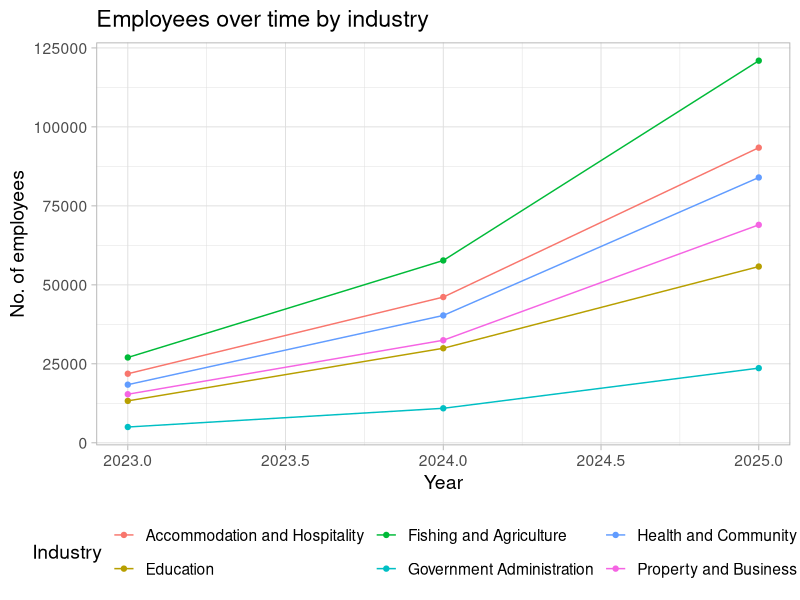
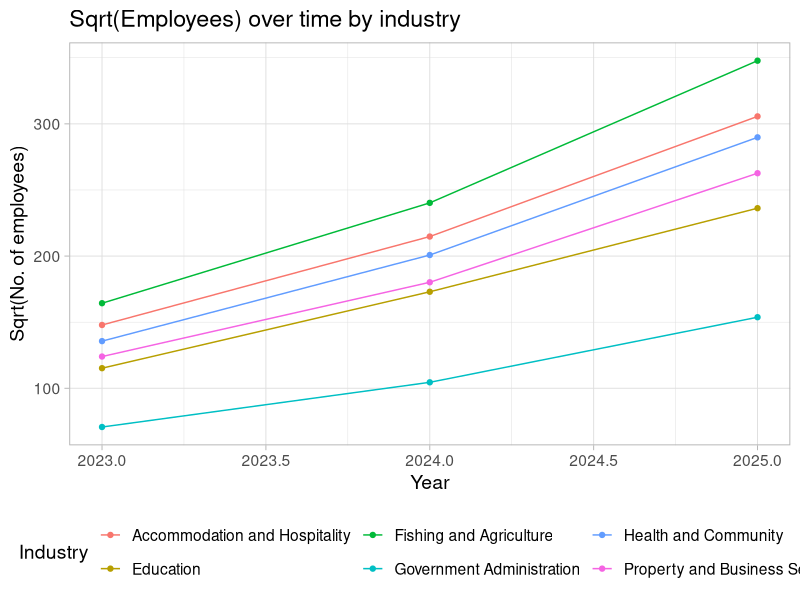
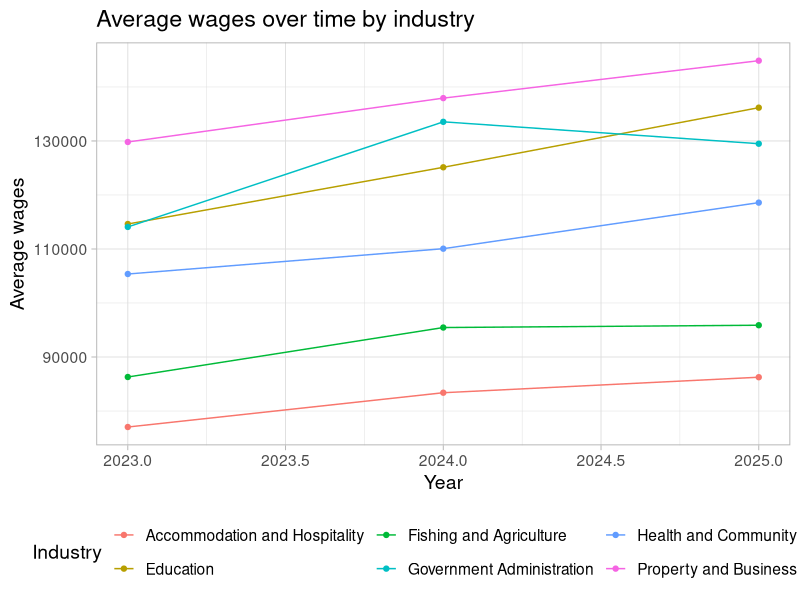
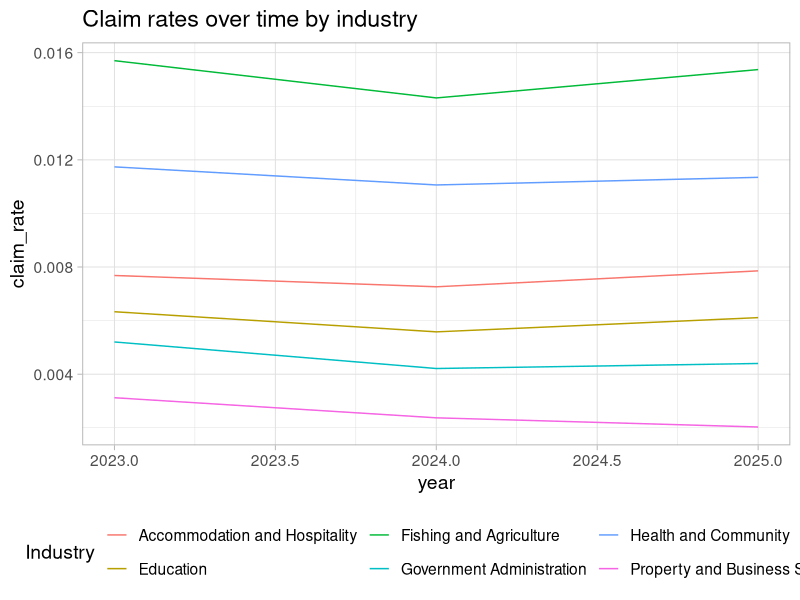
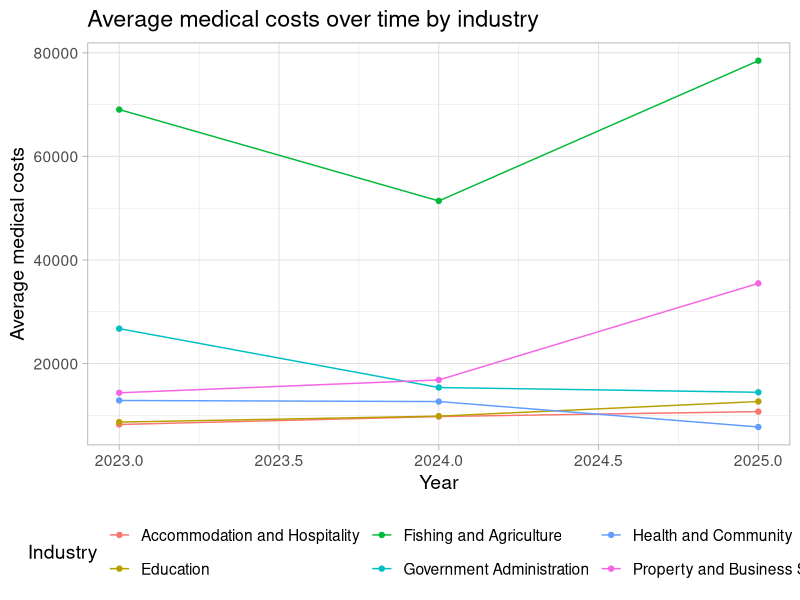
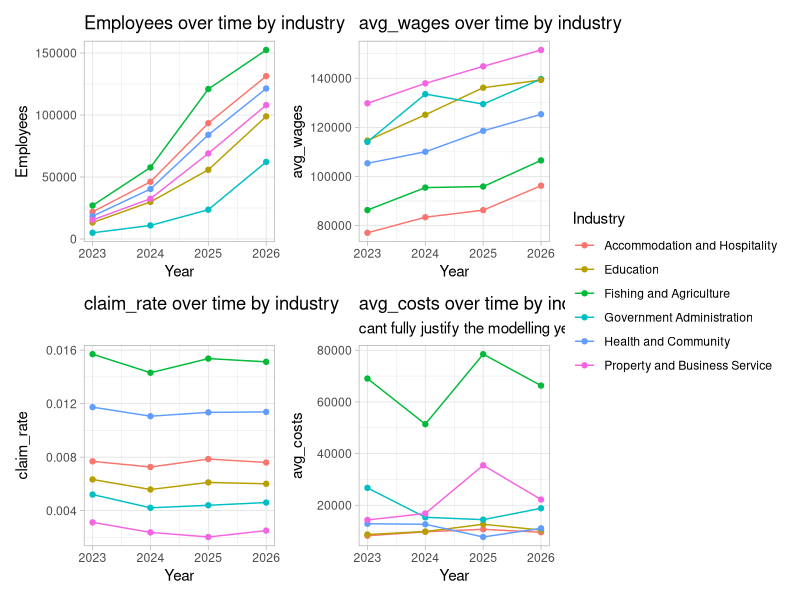

Source code (R) for these figures, in order:
# doing everything on an industry level. The plots in main.R with all the companies can still go in the appendix though to show the lack of outliers hence assumptions checked.
library(tidyverse)
library(readxl)
library(patchwork)
data <- read_excel("2025 Case Comp Data CLEAN.xlsx")

# Workforce size by industry ----
employees_table <- data %>% 
  dplyr::select(`Company ID`, Industry, `2023` = `Number of employees 2023`, `2024` = `Number of employees 2024`, `2025` = `Number of employees 2025`) %>% 
  pivot_longer(cols = 3:5, names_to = "year", values_to = "employees") %>%
  mutate(year = as.numeric(year)) %>% 
  group_by(Industry, year) %>% 
  summarise(employees = sum(employees))

# idk if we want the graph of the straight employees or the sqrt() - thats what the regression was fitted on
# prolly put employees in main slides and sqrt(employees) in the appendix
employees_table %>% 
  ggplot(aes(x = year, y = employees, colour = Industry)) +
  geom_line() +
  geom_point() +
  labs(
    title = "Employees over time by industry",
    x = "Year",
    y = "No. of employees"
  ) +
  theme_light(base_size=14) +
  theme(legend.position = "bottom")

employees_table %>% 
  ggplot(aes(x = year, y = sqrt(employees), colour = Industry)) +
  geom_line() +
  geom_point() +
  labs(
    title = "Sqrt(Employees) over time by industry",
    x = "Year",
    y = "Sqrt(No. of employees)"
  ) +
  theme_light(base_size=14) +
  theme(legend.position = "bottom")

predict_employees <- function(industry, summary = FALSE, assumption = FALSE) {
  model <- lm(sqrt(employees) ~ year + Industry, data = employees_table)
  if(summary) {print(summary(model))}
  if(assumption) {print(plot(model))}
  predicted_value <- predict(model, newdata = data.frame(year = 2026, Industry = industry))
  # result <- list(model = model, prediction = predicted_value)
  # return(result)
  return(predicted_value^2)
}

# Average wage per employee by industry ----
wages_table <- data %>% 
  select(`Company ID`, Industry, `2023` = `2023 wages`, `2024` = `2024 wages`, `2025` = `2025 wages`) %>% 
  pivot_longer(cols = 3:5, names_to = "year", values_to = "wages") %>% 
  mutate(year = as.numeric(year)) %>% 
  group_by(Industry, year) %>% 
  summarise(wages = sum(wages)) %>% 
  full_join(employees_table) %>% 
  group_by(Industry, year) %>% 
  mutate(avg_wages = wages / employees)

wages_table %>% 
  ggplot(aes(x=year, y=avg_wages, colour = Industry)) +
  geom_line() +
  geom_point() +
  labs(
    title = "Average wages over time by industry",
    x = "Year",
    y = "Average wages"
  ) +
  theme_light(base_size=14) +
  theme(legend.position = "bottom")

predict_wage <- function(industry, summary = FALSE, assumptions = FALSE) {
  # input an industry and then output an average wage in 2026
  model <- lm(avg_wages ~ year + Industry, data = wages_table)
  if(summary) {print(summary(model))}
  if(assumptions) {print(plot(model))}
  predict(model, newdata = data.frame(year = 2026, Industry = industry)) %>% 
    return()
}

# Claim rate by industry ----
claims_table <- data %>% 
  select(`Company ID`, Industry, `2023` = `2023 number of claims`, `2024` = `2024 number of claims`, `2025` = `2025 number of claims`) %>% 
  pivot_longer(cols = 3:5, names_to = "year", values_to = "claims") %>% 
  mutate(year = as.numeric(year)) %>% 
  group_by(Industry, year) %>% 
  summarise(claims = sum(claims)) %>% 
  full_join(employees_table) %>% 
  group_by(Industry, year) %>% 
  mutate(claim_rate = sum(claims)/sum(employees))

claims_table %>% 
  ggplot(aes(x=year, y=claim_rate, colour = Industry)) +
  geom_line() +
  labs(title = "Claim rates over time by industry") +
  theme_light(base_size=14) +
  theme(legend.position = "bottom")
# using a flatline (average of past 3 years) to predict the claims rate
# the graph seems to suggest that Property and Business Service is decreasing but unsure if this will continue in the future. using the flatline might be overestimating.

predict_claim_rate <- function(industry) {
  # input an industry and then output an average claim_rate in 2026
  # regression doesn't seem suitable but an average of the 3 years seems appropiate
  claims_table %>% 
    filter(Industry == industry) %>% 
    pull(claim_rate) %>% 
    mean() %>% 
    return()
}

# NOT COMPLETE AND DODGY RN Average medical cost per claim by industry ----
  # possibly using survival analysis technique? like KME or whatever
costs_table <- data %>%
  select(Industry, `Company ID`, `2023` = `2023 medical costs`, `2024` = `2024 medical costs`, `2025` = `2025 medical costs`) %>% 
  pivot_longer(cols = 3:5, names_to = "year", values_to = "costs") %>%
  mutate(year = as.numeric(year)) %>% 
  group_by(Industry, year) %>% 
  summarise(costs = sum(costs)) %>% 
  full_join(claims_table) %>% 
  group_by(Industry, year) %>% 
  mutate(avg_costs = costs / claims) %>% 
  select(Industry, year, costs, claims, avg_costs)

costs_table %>% 
  ggplot(aes(x=year, y=avg_costs, colour = Industry)) +
  geom_line() +
  geom_point() +
  labs(
    title = "Average medical costs over time by industry",
    x = "Year",
    y = "Average medical costs"
  ) +
  theme_light(base_size = 14) +
  theme(legend.position = "bottom")

predict_costs <- function(industry) {
  # input an industry and then output an average medical costs per claim in 2026
  # THIS IS EXTREMELY PLACE HOLDER RN UNTIL WE ACTUALLY MODEL THE CLAIMS COSTS GOODLY
  costs_table %>% 
    filter(Industry == industry) %>% 
    pull(avg_costs) %>% 
    mean() %>% 
    return()
}

# Make the predictions and add to the original data to graph it ----
  # add in the appropriate regression line too (as a dashed line of the same colour and no confidence band - too messy)

employees_2026 <- c(
  predict_employees("Accommodation and Hospitality"),
  predict_employees("Government Administration"),
  predict_employees("Fishing and Agriculture"),
  predict_employees("Education"),
  predict_employees("Health and Community"),
  predict_employees("Property and Business Service")
)

avg_wages_2026 <- c(
  predict_wage("Accommodation and Hospitality"),
  predict_wage("Government Administration"),
  predict_wage("Fishing and Agriculture"),
  predict_wage("Education"),
  predict_wage("Health and Community"),
  predict_wage("Property and Business Service")
)

claim_rate_2026 <- c(
  predict_claim_rate("Accommodation and Hospitality"),
  predict_claim_rate("Government Administration"),
  predict_claim_rate("Fishing and Agriculture"),
  predict_claim_rate("Education"),
  predict_claim_rate("Health and Community"),
  predict_claim_rate("Property and Business Service") 
)

avg_costs_2026 <- c(
  predict_costs("Accommodation and Hospitality"),
  predict_costs("Government Administration"),
  predict_costs("Fishing and Agriculture"),
  predict_costs("Education"),
  predict_costs("Health and Community"),
  predict_costs("Property and Business Service")
)

predicted_data <- employees_table %>% 
  full_join(wages_table) %>% 
  full_join(claims_table) %>% 
  full_join(costs_table) %>% 
  select(Industry, year, employees, avg_wages, claim_rate, avg_costs) %>% 
  ungroup() %>% 
  add_row(Industry = c("Accommodation and Hospitality",
                       "Government Administration",
                       "Fishing and Agriculture",
                       "Education",
                       "Health and Community",
                       "Property and Business Service"),
          year = 2026,
          employees = employees_2026,
          avg_wages = avg_wages_2026,
          claim_rate = claim_rate_2026,
          avg_costs = avg_costs_2026)

plot0 <- predicted_data %>% 
  ggplot(aes(x=year, y=employees, colour = Industry)) +
  geom_line() +
  geom_point() + 
  labs(
    title = "Employees over time by industry",
    x = "Year",
    y = "Employees"   
  ) +
  theme_light()

plot1 <- predicted_data %>% 
  ggplot(aes(x=year, y=avg_wages, colour = Industry)) +
  geom_line() +
  geom_point() + 
  labs(
    title = "avg_wages over time by industry",
    x = "Year",
    y = "avg_wages"   
  ) +
  theme_light()

plot2 <- predicted_data %>% 
  ggplot(aes(x=year, y=claim_rate, colour = Industry)) +
  geom_line() +
  geom_point() + 
  labs(
    title = "claim_rate over time by industry",
    x = "Year",
    y = "claim_rate"   
  ) +
  theme_light()

plot3 <- predicted_data %>% 
  ggplot(aes(x=year, y=avg_costs, colour = Industry)) +
  geom_line() +
  geom_point() + 
  labs(
    title = "avg_costs over time by industry",
    subtitle = "cant fully justify the modelling yet",
    x = "Year",
    y = "avg_costs"   
  ) +
  theme_light()

plot0 + plot1 + plot2 + plot3 + plot_layout(guides = "collect")

# Find the amount of moneys needed ----
total_medical_costs <- (claim_rate_2026 * employees_2026 * avg_costs_2026) %>% sum()
total_salary_compensation <- (0.7 * 0.75 * 4/52 * claim_rate_2026 * employees_2026 * avg_wages_2026) %>% sum()
total_costs <- total_medical_costs + total_salary_compensation + 2400000

